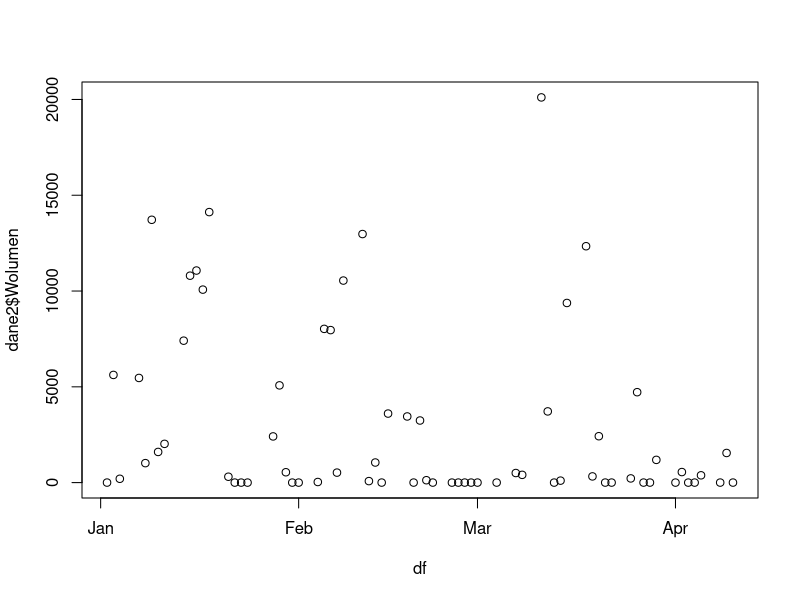
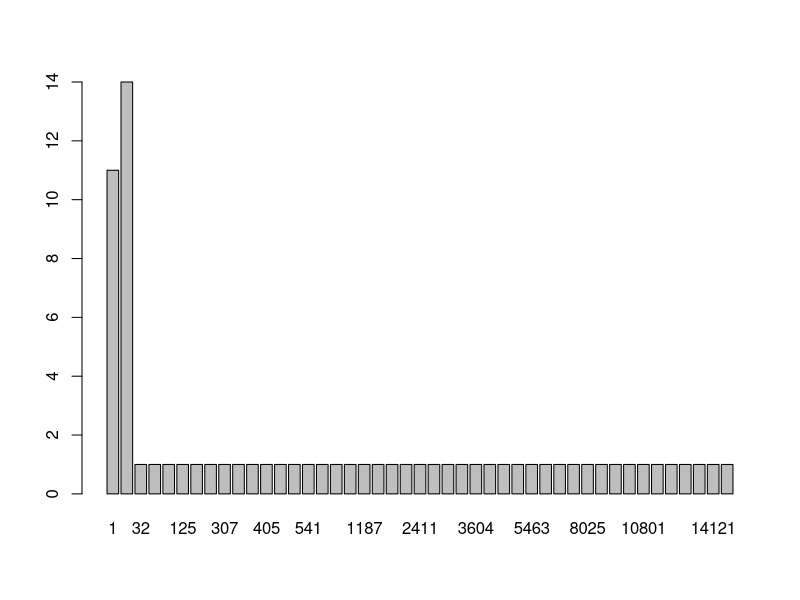
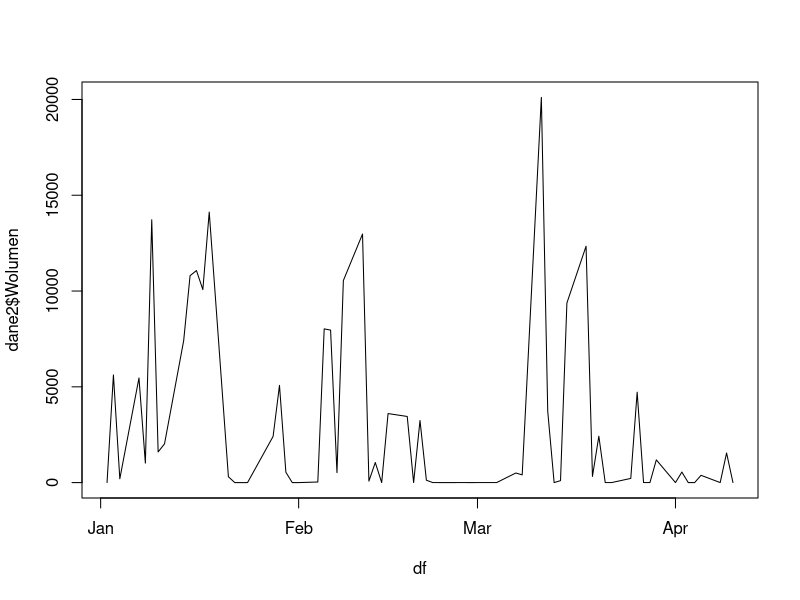
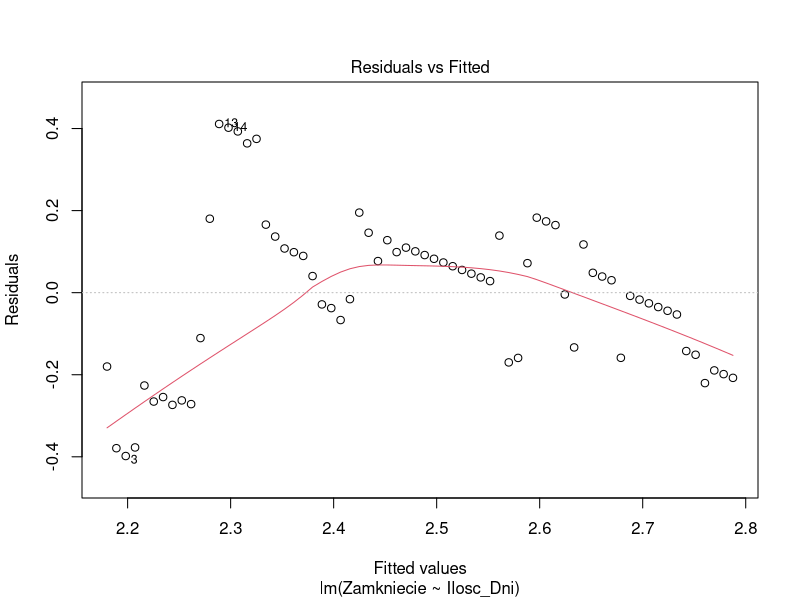
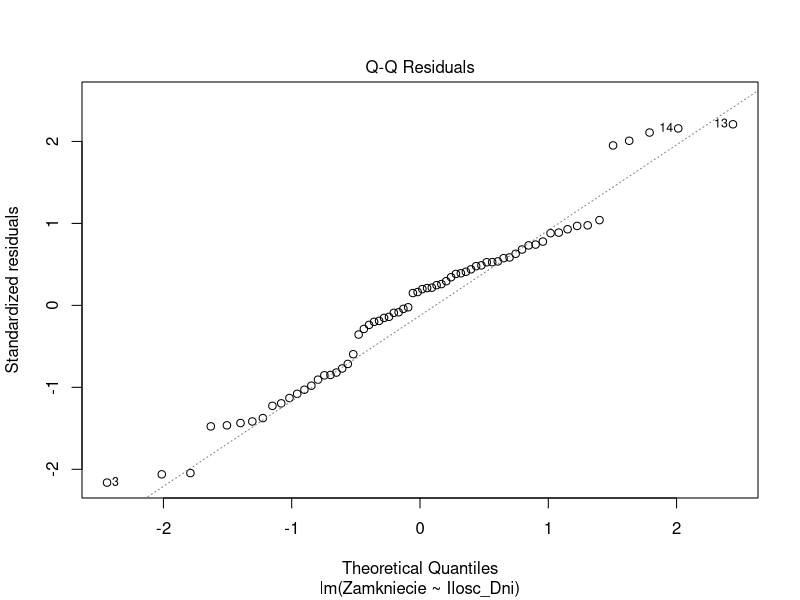
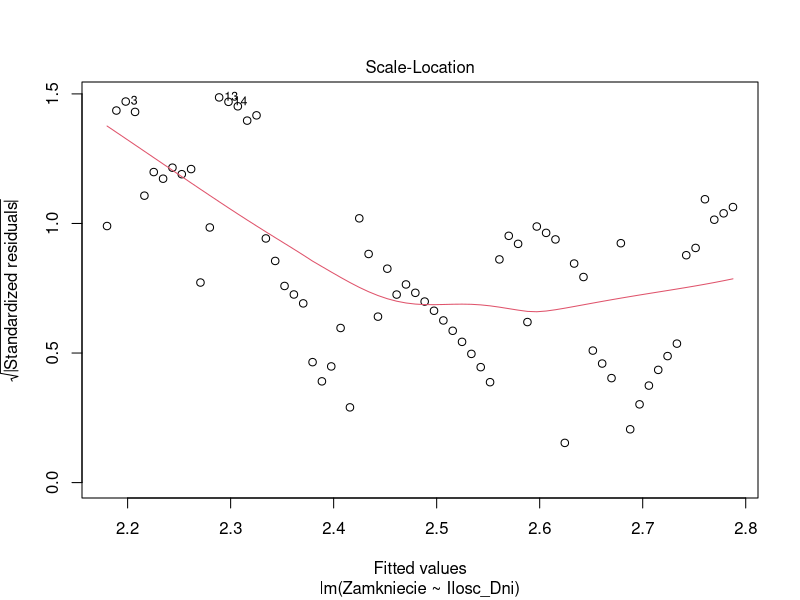
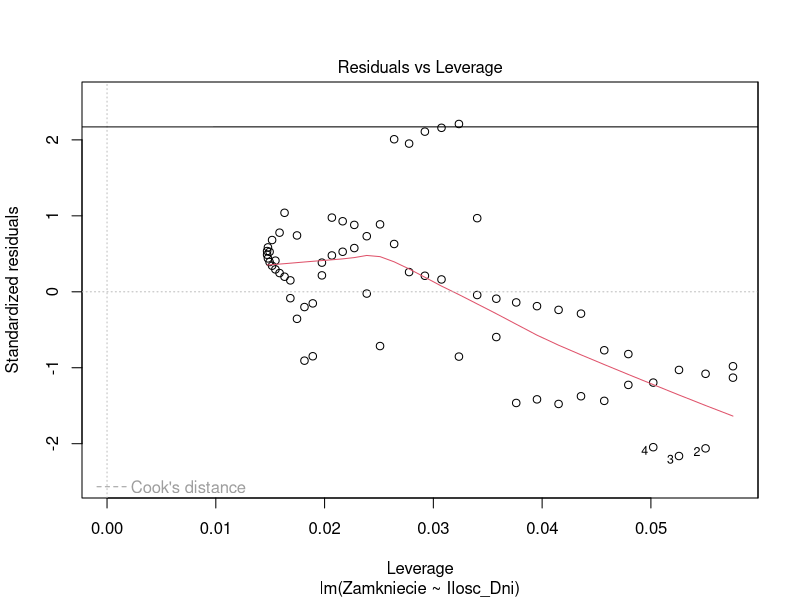
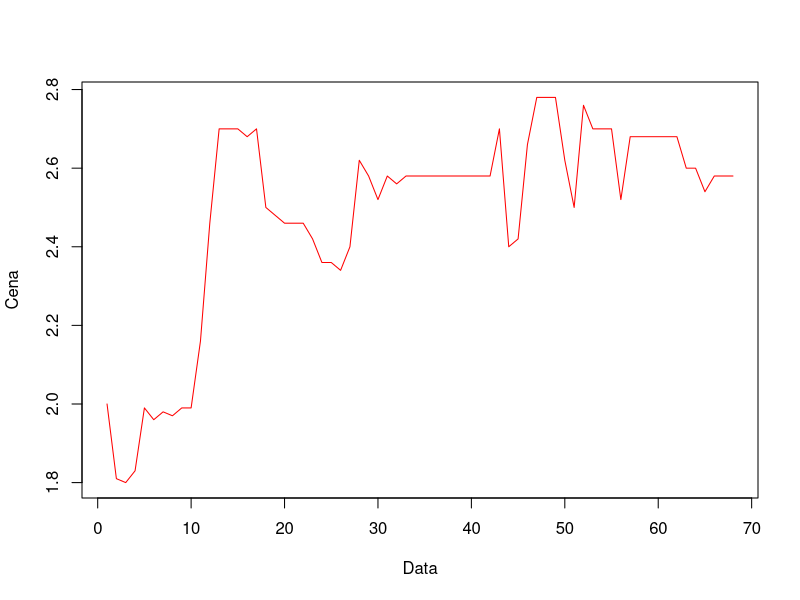

The R source for these figures, in order: (Note: this script raises an error after producing the figures.)
## ---- chunk 1
knitr::opts_chunk$set(echo = TRUE)
## ---- chunk 2
dane<-read.csv("aszczepaniak-data.csv",header=TRUE)
head(dane)
## ---- chunk 3
df = as.Date(dane$Data, "%Y-%m-%d")
dane2 = cbind(dane, df)
head(dane2)
## ---- chunk 4
plot(df, dane2$Wolumen)

## ---- chunk 5
barplot(table(dane2$Wolumen))
## ---- chunk 6
plot(df, dane2$Wolumen, type="l")
## ---- chunk 7
Zamkniecie=dane$Zamkniecie
Ilosc_Dni=as.numeric(row.names(dane))
dane2=data.frame(cbind(Ilosc_Dni,Zamkniecie))
head(dane2)

## ---- chunk 8
p=60
Treningowy=data.frame(cbind(Ilosc_Dni=Ilosc_Dni[1:(p)],Zamkniecie=Zamkniecie[1:(p)]))
Testowy=data.frame(cbind(Ilosc_Dni=Ilosc_Dni[p:length(Ilosc_Dni)],Zamkniecie=Zamkniecie[p:length(Zamkniecie)]))
Testowy
## ---- chunk 9
regresja = lm(Zamkniecie~Ilosc_Dni)
plot(regresja)
abline(regresja)
summary(regresja)
## ---- chunk 10
model=lm(Zamkniecie~Ilosc_Dni,data=Treningowy)
summary(model)
## ---- chunk 11
plot(dane2$Zamkniecie, type="l",col='red'[1], xlab = "Data", ylab="Cena")
axis(1, at = dane$Data, labels = levels(dane$Data))
abline(model)
abline(v=p,lty=2,col='blue')
## ---- chunk 12
model$coefficients
a<-model$coefficients[2]
b<-model$coefficients[1]
Prognoza<-a*Testowy$Ilosc_Dni + b
Prognoza

## ---- chunk 13
plot(Testowy$Ilosc_Dni, Testowy$Zamkniecie,type="l", col='blue', xlab = "Data", ylab="Cena")
lines(Testowy$Ilosc_Dni, Prognoza, col = 'red')

## ---- chunk 14
blad=mean(((Prognoza-Testowy$Zamkniecie)^2))
theil=sum(((Prognoza-Testowy$Zamkniecie)^2))/sum((Testowy$Zamkniecie^2))
blad
theil
